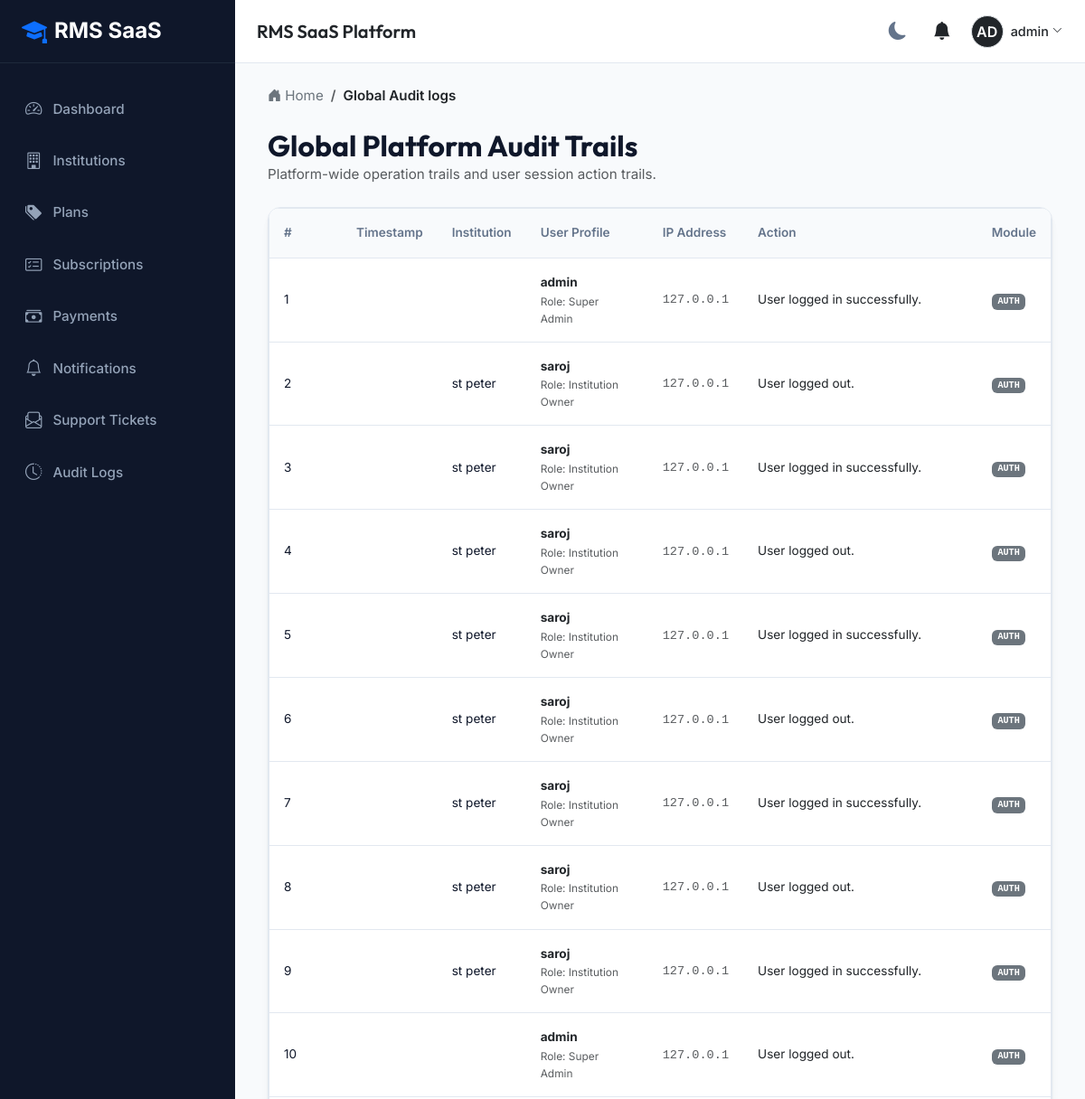
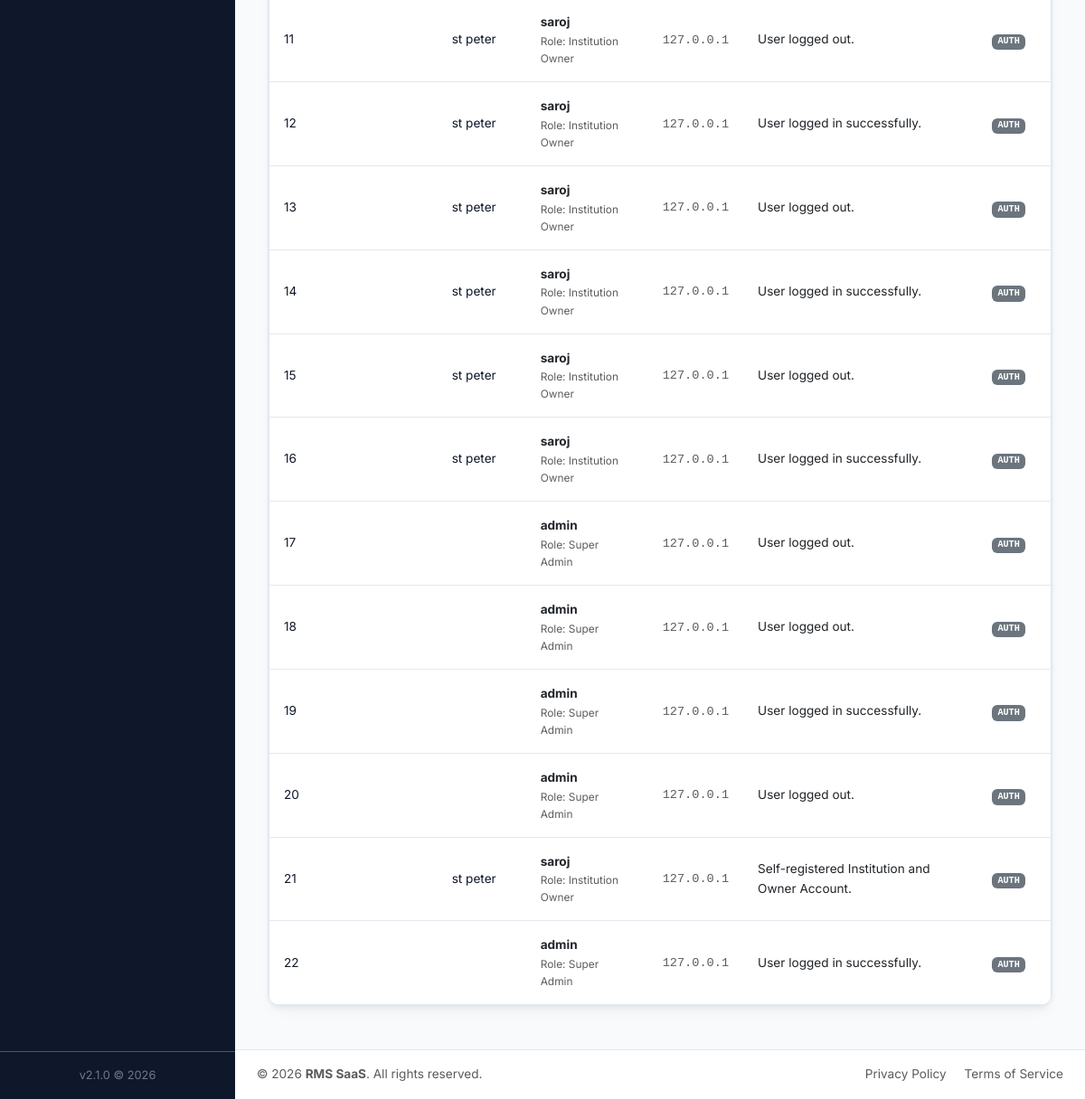
Screenshot of /superadmin/audit/ (signed in) with the database file from the repository (2 pictures, top to bottom).
### accounts/models.py (models this page shows, shortened)
class User(AbstractUser):
    class Role(models.TextChoices):
        SUPER_ADMIN = 'SUPER_ADMIN', 'Super Admin'
        INSTITUTION_OWNER = 'INSTITUTION_OWNER', 'Institution Owner'
        INSTITUTION_ADMIN = 'INSTITUTION_ADMIN', 'Institution Admin'
        EXAM_CONTROLLER = 'EXAM_CONTROLLER', 'Examination Controller'
        HOD = 'HOD', 'Head of Department'
        FACULTY = 'FACULTY', 'Faculty'
        STUDENT = 'STUDENT', 'Student'
    role = models.CharField(max_length=30, choices=Role.choices, default=Role.STUDENT)
    institution = models.ForeignKey(
        'tenants.Institution',
        on_delete=models.SET_NULL,
        null=True,
        blank=True,
        related_name='users'
    )
    phone = models.CharField(max_length=20, blank=True, null=True)
    profile_picture = models.ImageField(upload_to='profile_pics/', blank=True, null=True)
    created_at = models.DateTimeField(auto_now_add=True)
    updated_at = models.DateTimeField(auto_now=True)
    @property
    def is_super_admin(self):
        return self.role == self.Role.SUPER_ADMIN or self.is_superuser
    @property
    def is_institution_admin(self):
        return self.role in [self.Role.INSTITUTION_OWNER, self.Role.INSTITUTION_ADMIN]

### audit/models.py (models this page shows, shortened)
class AuditLog(models.Model):
    institution = models.ForeignKey(
        Institution,
        on_delete=models.CASCADE,
        related_name='audit_logs',
        null=True,
        blank=True
    )
    user = models.ForeignKey(
        settings.AUTH_USER_MODEL,
        on_delete=models.SET_NULL,
        null=True,
        related_name='audit_logs'
    )
    user_role = models.CharField(max_length=50, blank=True, null=True)
    action = models.CharField(max_length=255)  # e.g., "Faculty changed Mathematics marks from 72 to 78."
    module = models.CharField(max_length=100)  # e.g., "MARKS", "RESULTS", "ACADEMICS"
    ip_address = models.GenericIPAddressField(blank=True, null=True)
    timestamp = models.DateTimeField(auto_now_add=True)
    class Meta:
        ordering = ['-timestamp']

### tenants/models.py (models this page shows, shortened)
class Institution(models.Model):
    name = models.CharField(max_length=255)
    slug = models.SlugField(max_length=255, unique=True)
    contact_email = models.EmailField()
    contact_phone = models.CharField(max_length=20, blank=True, null=True)
    address = models.TextField(blank=True, null=True)
    logo = models.ImageField(upload_to='institution_logos/', blank=True, null=True)
    is_active = models.BooleanField(default=True)
    created_at = models.DateTimeField(auto_now_add=True)
    updated_at = models.DateTimeField(auto_now=True)

### tenants/views.py (the view)
# urls.py: path('superadmin/audit/', views.superadmin_audit, name='superadmin_audit'),
@login_required
def superadmin_audit(request):
    if not request.user.is_super_admin:
        return redirect('dashboard')
    logs = AuditLog.objects.all().select_related('institution', 'user')
    return render(request, 'superadmin/audit.html', {'logs': logs, 'breadcrumbs': [{'name': 'Global Audit logs', 'url': '#'}]})

### notifications/context_processors.py (called while the page is built)
def unread_notifications(request):
    if request.user.is_authenticated:
        unread_notifications = Notification.objects.filter(user=request.user, is_read=False).order_by('-created_at')
        return {
            'unread_notifications': unread_notifications,
            'unread_notifications_list': unread_notifications,
            'unread_notifications_count': unread_notifications.count()
        }
    return {}

### tenants/context_processors.py (called while the page is built, shortened)
def institution_context(request):
    context = {
        'current_institution': None,
        'institution_settings': None
    }
    return context

### templates/superadmin/audit.html (shortened to what this page needs)
{% extends "base.html" %}
{% block content %}
<div class="mb-4">
    <h2 class="font-heading fw-bold m-0">Global Platform Audit Trails</h2>
    <p class="text-muted m-0">Platform-wide operation trails and user session action trails.</p>
</div>
<div class="rms-card p-0 overflow-hidden">
    <div class="rms-table-responsive">
        <table class="table rms-table align-middle" style="font-size: 0.85rem;">
            <thead>
                <tr>
                    <th style="width: 80px;">#</th>
                    <th>Timestamp</th>
                    <th>Institution</th>
                    <th>User Profile</th>
                    <th>IP Address</th>
                    <th>Action</th>
                    <th>Module</th>
                </tr>
            </thead>
            <tbody>
                {% for log in logs %}
                <tr>
                    <td>{{ forloop.counter }}</td>
                    <td>{{ log.created_at|date:"d M Y H:i:s" }}</td>
                    <td>{{ log.institution.name }}</td>
                    <td>
                        <strong class="text-dark">{{ log.user.username }}</strong>
                        <small class="text-muted d-block">Role: {{ log.user_role }}</small>
                    </td>
                    <td><span class="font-monospace text-muted">{{ log.ip_address|default:"127.0.0.1" }}</span></td>
                    <td class="text-dark">{{ log.action }}</td>
                    <td><span class="badge bg-secondary font-monospace">{{ log.module }}</span></td>
                </tr>
                {% empty %}
                <tr>
                    <td colspan="7" class="text-center py-5 text-muted">No audit logs recorded.</td>
                </tr>
                {% endfor %}
            </tbody>
        </table>
    </div>
</div>
{% endblock %}

### templates/partials/navbar.html (shortened to what this page needs)
<nav class="app-navbar no-print">
    <div class="d-flex align-items-center">
        {% if current_institution %}
            <div class="d-flex align-items-center">
                {% if current_institution.logo %}
                    <img src="{{ current_institution.logo.url }}" alt="{{ current_institution.name }} Logo" height="40" class="me-2 rounded">
                {% else %}
                    <div class="bg-primary text-white d-flex align-items-center justify-content-center rounded me-2" style="width: 40px; height: 40px; font-weight: bold;">
                        {{ current_institution.name|slice:":2"|upper }}
                    </div>
                {% endif %}
                <div>
                    <h5 class="m-0 text-dark font-heading">{{ current_institution.name }}</h5>
                    {% if institution_settings.current_session %}
                        <small class="text-muted">Session: {{ institution_settings.current_session.name }}</small>
                    {% endif %}
                </div>
            </div>
        {% else %}
            <h5 class="m-0 text-dark font-heading">RMS SaaS Platform</h5>
        {% endif %}
    </div>
    <div class="d-flex align-items-center gap-3">
        <button class="theme-toggle-btn" id="theme-toggle" title="Toggle Theme">
            <i class="bi bi-moon-fill"></i>
        </button>
        <div class="dropdown">
            <button class="btn btn-link position-relative text-dark p-1" type="button" id="notificationDropdown" data-bs-toggle="dropdown" aria-expanded="false">
                <i class="bi bi-bell-fill fs-5"></i>
            </button>
        </div>
        <div class="dropdown">
            <button class="btn btn-link d-flex align-items-center text-decoration-none p-0 text-dark" type="button" id="userProfileDropdown" data-bs-toggle="dropdown" aria-expanded="false">
                {% if user.profile_picture %}
                    <img src="{{ user.profile_picture.url }}" alt="{{ user.username }}" width="36" height="36" class="rounded-circle border">
                {% else %}
                    <div class="bg-dark text-white rounded-circle d-flex align-items-center justify-content-center border" style="width: 36px; height: 36px; font-weight: 600;">
                        {{ user.username|slice:":2"|upper }}
                    </div>
                {% endif %}
                <span class="ms-2 d-none d-md-inline" style="font-size: 0.9rem; font-weight: 500;">{{ user.get_full_name|default:user.username }}</span>
                <i class="bi bi-chevron-down ms-1" style="font-size: 0.7rem;"></i>
            </button>
        </div>
    </div>
</nav>

### static/css/styles.css (style rules this page uses)
:root { --bg-primary: #f8fafc; --bg-secondary: #ffffff; --text-primary: #0f172a; --text-secondary: #64748b; --border-color: #e2e8f0; --card-shadow: 0 4px 6px -1px rgba(0, 0, 0, 0.05), 0 2px 4px -1px rgba(0, 0, 0, 0.02), 0 10px 15px -3px rgba(0, 0, 0, 0.03); --sidebar-bg: #0f172a; --sidebar-text: #94a3b8; --sidebar-active-bg: #1e293b; --sidebar-active-text: #ffffff; --primary: #4f46e5; --primary-hover: #4338ca; --success: #10b981; --warning: #f59e0b; --danger: #ef4444; --info: #06b6d4; --font-heading: 'Outfit', sans-serif; --font-body: 'Inter', sans-serif; --radius-lg: 14px; --radius-md: 10px; --transition-fast: 0.2s ease; }
body { background-color: var(--bg-primary); color: var(--text-primary); font-family: var(--font-body); font-size: 0.95rem; line-height: 1.6; transition: background-color var(--transition-fast), color var(--transition-fast); }
h1, h2, h3, h4, h5, h6 { font-family: var(--font-heading); font-weight: 600; }
.app-navbar { background-color: var(--bg-secondary); border-bottom: 1px solid var(--border-color); height: 70px; padding: 0 1.5rem; display: flex; align-items: center; justify-content: space-between; }
.rms-card { background-color: var(--bg-secondary); border: 1px solid var(--border-color); border-radius: var(--radius-lg); box-shadow: var(--card-shadow); padding: 1.5rem; margin-bottom: 1.5rem; transition: transform var(--transition-fast), box-shadow var(--transition-fast); }
.rms-table-responsive { border: 1px solid var(--border-color); border-radius: var(--radius-md); background-color: var(--bg-secondary); overflow: hidden; }
.rms-table { margin: 0; }
.rms-table th { background-color: var(--bg-primary); color: var(--text-secondary); font-weight: 600; border-bottom: 1px solid var(--border-color); padding: 1rem; }
.rms-table td { padding: 1rem; vertical-align: middle; border-bottom: 1px solid var(--border-color); color: var(--text-primary); }
.rms-table tr:last-child td { border-bottom: none; }
.theme-toggle-btn { cursor: pointer; background: none; border: none; color: var(--text-secondary); font-size: 1.25rem; padding: 0.5rem; border-radius: 50%; display: flex; align-items: center; justify-content: center; transition: all var(--transition-fast); }

### rows the page displays
User: username "AD", get_full_name "admin"
AuditLog: user.username "admin", user_role "Super Admin", ip_address "127.0.0.1", action "User logged in successfully.", module "AUTH"
AuditLog: institution.name "st peter", user.username "saroj", user_role "Institution Owner", ip_address "127.0.0.1", action "User logged out.", module "AUTH"
AuditLog: institution.name "st peter", user.username "saroj", user_role "Institution Owner", ip_address "127.0.0.1", action "User logged in successfully.", module "AUTH"
AuditLog: institution.name "st peter", user.username "saroj", user_role "Institution Owner", ip_address "127.0.0.1", action "User logged out.", module "AUTH"
AuditLog: institution.name "st peter", user.username "saroj", user_role "Institution Owner", ip_address "127.0.0.1", action "User logged in successfully.", module "AUTH"
AuditLog: institution.name "st peter", user.username "saroj", user_role "Institution Owner", ip_address "127.0.0.1", action "User logged out.", module "AUTH"
AuditLog: institution.name "st peter", user.username "saroj", user_role "Institution Owner", ip_address "127.0.0.1", action "User logged in successfully.", module "AUTH"
AuditLog: institution.name "st peter", user.username "saroj", user_role "Institution Owner", ip_address "127.0.0.1", action "User logged out.", module "AUTH"
AuditLog: institution.name "st peter", user.username "saroj", user_role "Institution Owner", ip_address "127.0.0.1", action "User logged in successfully.", module "AUTH"
AuditLog: user.username "admin", user_role "Super Admin", ip_address "127.0.0.1", action "User logged out.", module "AUTH"
AuditLog: institution.name "st peter", user.username "saroj", user_role "Institution Owner", ip_address "127.0.0.1", action "User logged out.", module "AUTH"
AuditLog: institution.name "st peter", user.username "saroj", user_role "Institution Owner", ip_address "127.0.0.1", action "User logged in successfully.", module "AUTH"
AuditLog: institution.name "st peter", user.username "saroj", user_role "Institution Owner", ip_address "127.0.0.1", action "User logged out.", module "AUTH"
AuditLog: institution.name "st peter", user.username "saroj", user_role "Institution Owner", ip_address "127.0.0.1", action "User logged in successfully.", module "AUTH"
AuditLog: institution.name "st peter", user.username "saroj", user_role "Institution Owner", ip_address "127.0.0.1", action "User logged out.", module "AUTH"
AuditLog: institution.name "st peter", user.username "saroj", user_role "Institution Owner", ip_address "127.0.0.1", action "User logged in successfully.", module "AUTH"
AuditLog: user.username "admin", user_role "Super Admin", ip_address "127.0.0.1", action "User logged out.", module "AUTH"
AuditLog: user.username "admin", user_role "Super Admin", ip_address "127.0.0.1", action "User logged out.", module "AUTH"
AuditLog: user.username "admin", user_role "Super Admin", ip_address "127.0.0.1", action "User logged in successfully.", module "AUTH"
AuditLog: user.username "admin", user_role "Super Admin", ip_address "127.0.0.1", action "User logged out.", module "AUTH"
AuditLog: institution.name "st peter", user.username "saroj", user_role "Institution Owner", ip_address "127.0.0.1", action "Self-registered Institution and Owner Account.", module "AUTH"
AuditLog: user.username "admin", user_role "Super Admin", ip_address "127.0.0.1", action "User logged in successfully.", module "AUTH"

### other values shown
{{ crumb.name }} "Global Audit logs"
